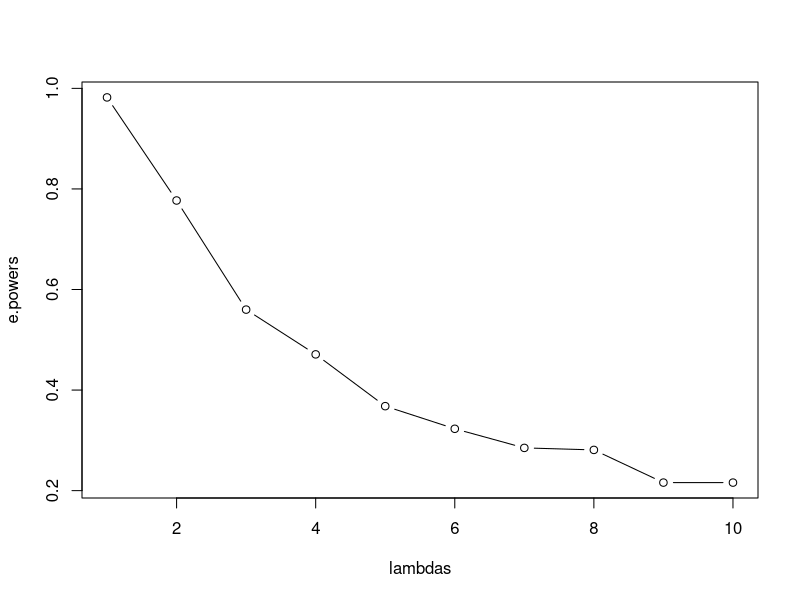
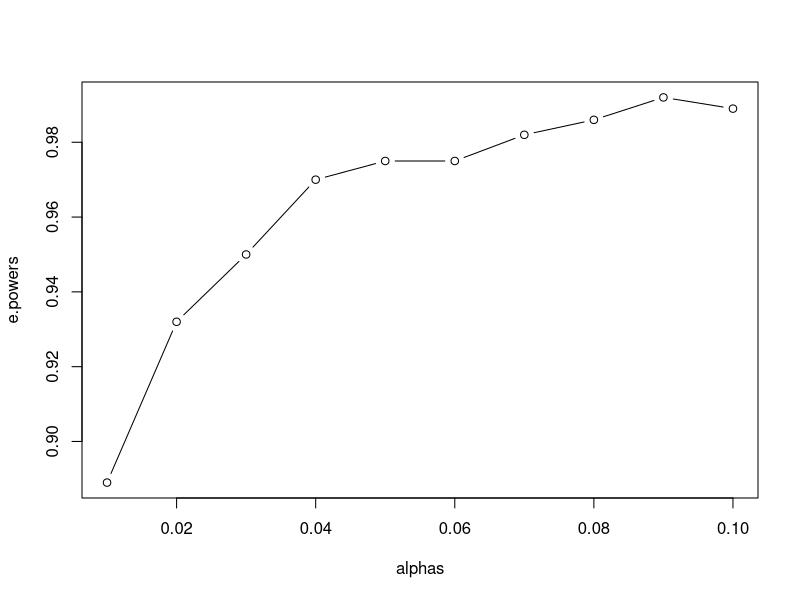

Reproduce these figures in R, in order.
## ---- chunk 1
knitr::opts_chunk$set(echo = TRUE)
## ---- chunk 2
library(pwr)
res = pwr.t.test(d = 0.5, sig.level = 0.05, power = 0.8, alternative = "two.sided")

(n = ceiling(2*res$n))
## ---- chunk 3
# add helper functions
biased.sd = function(x) {
  biased.var = mean((x-mean(x))^2)
  return (sqrt(biased.var))
}

coef.of.skewness = function(x) {
  b.1 = mean((x - mean(x))^3)/biased.sd(x)^3
  return (b.1)
}

B = 10000
n = 100

sim.data = matrix(rnorm(B*n), nrow=B, ncol=n)
sim.b.1 = apply(sim.data, 1, coef.of.skewness)
ranked.sim.b.1 = sort(sim.b.1)

simPVal = function(x, ranked.sim.values) {
  n = length(ranked.sim.values)
  smaller.vals =which(ranked.sim.values <= x)
  if (length(smaller.vals) == 0) {
    alpha.low = 0
    } else{
      alpha.low = length(smaller.vals)/n
    }
  larger.vals = which(ranked.sim.values >= x)
  if (length(larger.vals) == 0) {
    alpha.hi = 0
  } else {
    alpha.hi = length(larger.vals)/n
  }
  p.val = 2*min(alpha.low, alpha.hi)
  return(p.val)
}
## ---- chunk 4
computeEmpiricalPower = function(alpha=0.05, lambda=1, n=1000) {
  test.data = matrix(rpois(n*100, lambda = lambda), nrow=n, ncol=100)
  test.b.1 = apply(test.data, 1, coef.of.skewness)
  p.values = sapply(test.b.1, function(x) simPVal(x, ranked.sim.b.1))
  e.power = length(which(p.values < alpha))/n
  return (e.power)
}

lambdas = 1:10
e.powers = rep(0, 10)
for (i in 1:10) {
  e.powers[i] = computeEmpiricalPower(0.05, lambdas[i])
}

plot(lambdas, e.powers, type="b")
## ---- chunk 5
alphas = seq(0.01, 0.1, 0.01)
e.powers = rep(0, 10)
for (i in 1:10) {
  e.powers[i] = computeEmpiricalPower(alphas[i], 1)
}

plot(alphas, e.powers, type="b")
